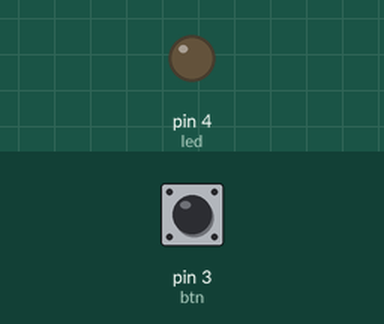
Simulated run of this sketch. Board: Arduino Uno, built with avr-gcc and run on an emulated ATmega328P. On the bench: output pins drawn as LEDs (lit = HIGH). The inputs (shaded band) are chosen by the test bench; at power-on: pin 3 (btn) LOW.

Above: at 1.2 s.
1.3 s: pin 3 (btn) pulled HIGH for 0.15 s
At 2.3 s:
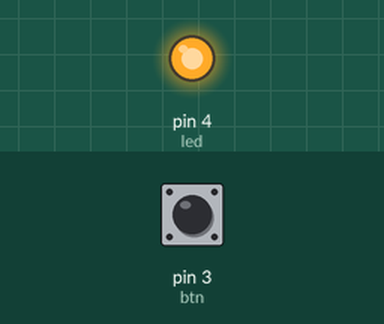
2.9 s: pin 3 (btn) pulled HIGH for 1 s
At 4.7 s:
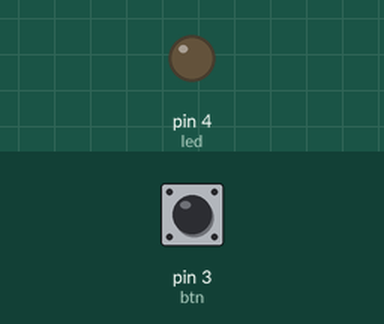
5.4 s: pin 3 (btn) pulled HIGH for 3.2 s
At 9.5 s:
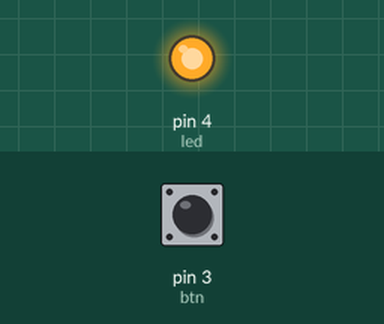
Timing chart, 0 to 11.0 s (numbered marks = the images above; inputs shaded):
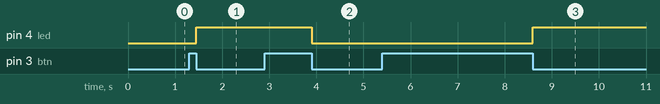

The sketch:

tch_Lendo_Portas_Digitais_digitalRead_pushButton_butao_estav.ino
```cpp
#define led 4
#define btn 3
int btnclicado=0;
int btnliberado=0;

void trocaLed(){
  if(digitalRead(led)==HIGH){
    digitalWrite(led,LOW);
  }else{
    digitalWrite(led,HIGH);
  }
}

void keyup(){
  if((btnclicado==1)and(btnliberado==1)){
    btnclicado=0;
    btnliberado=0;
    trocaLed();
  }
}
void setup() {
  pinMode(led,OUTPUT);
  pinMode(btn,INPUT);
}

void loop() {
 if(digitalRead(btn)==HIGH){//Botão precionado/LED ON
  btnclicado=1;
  btnliberado=0;
  }else{
    btnliberado=1;
    }
    keyup();
}

//digitalWrite(n da porta,High or LOW)=OUTPUT (FAZ)
//digitalRead(n da porta,High or LOW)=INPUT (RECEBE)
```

Measured:
- after the input at 1.3 s, pin 4 (led): LOW → HIGH after 0.15 s
- after the input at 2.9 s, pin 4 (led): HIGH → LOW after 1.0 s
- after the input at 5.4 s, pin 4 (led): LOW → HIGH after 3.2 s
